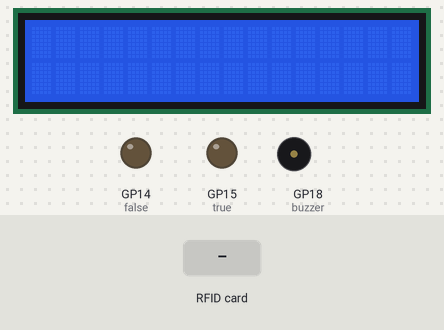
Bench run of a program on a simulated Raspberry Pi Pico running MicroPython. Parts: 16×2 character LCD, output pins drawn as LEDs (lit = HIGH), buzzer (waves = sounding). Dashed ring = blinking. Inputs (shaded band) come from the test bench. The interpreter's speed is modelled, so counts of loop turns are approximate; library files of the repository ran but are not shown: pico_i2c_lcd.py, mfrc522.py; pins used as bus, display or sensor lines are not drawn; what the program prints to the serial console is not drawn.

Above: at 1.2 s.
1.3 s: RFID card E3 08 87 34 held to the reader
At 3.7 s:
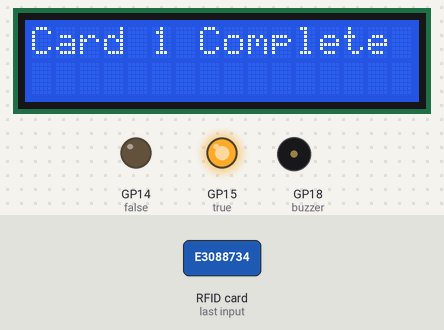
4.0 s: RFID card 4B FF F0 2D held to the reader
At 6.3 s:
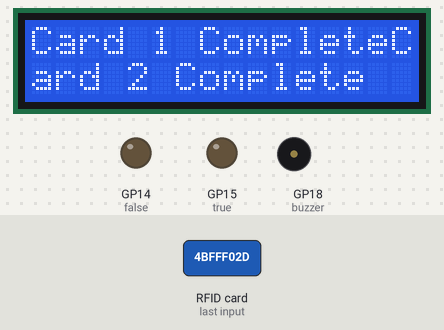
6.6 s: RFID card E3 08 87 34 held to the reader
At 9.0 s:
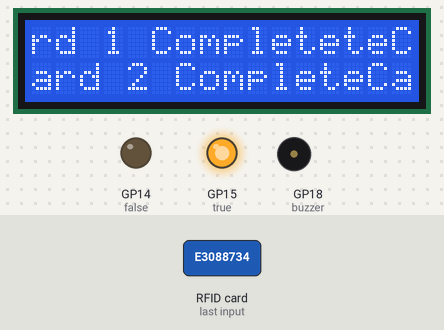
9.3 s: RFID card 4B FF F0 2D held to the reader
At 11.6 s:
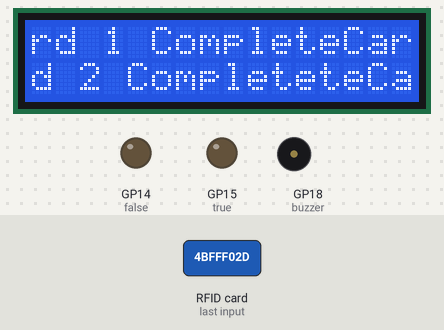
11.9 s: RFID card 5E 7A 19 C4 held to the reader
At 12.17 s:
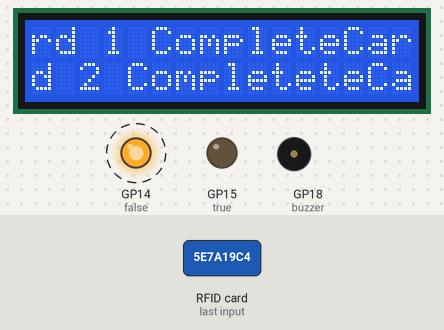
13.9 s: RFID card E3 08 87 34 held to the reader
At 16.8 s:
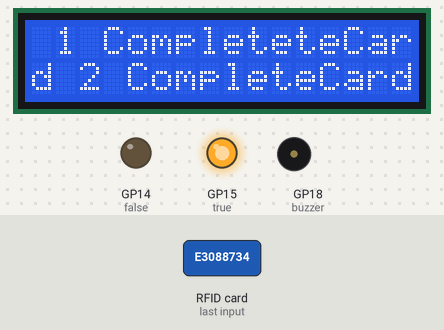
Timing chart, 0 to 17.6 s (numbered marks = the images above; inputs shaded):
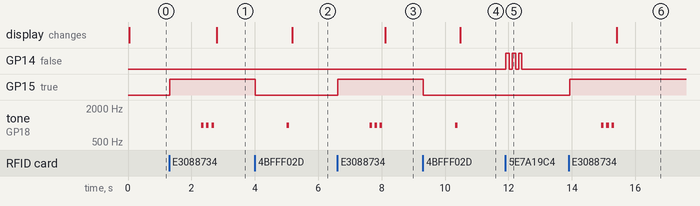

The program:

Key_Card_On_Site.py
```python
from machine import UART, Pin, PWM, I2C
from lcd_api import LcdApi
from pico_i2c_lcd import I2cLcd
import machine
import _thread
import time
import utime
from machine import I2C, Pin, SPI
from mfrc522 import MFRC522

I2C_ADDR     = 0x27
I2C_NUM_ROWS = 2
I2C_NUM_COLS = 16

i2c = I2C(0, sda=machine.Pin(12), scl=machine.Pin(13), freq=400000)
lcd = I2cLcd(i2c, I2C_ADDR, I2C_NUM_ROWS, I2C_NUM_COLS)

true = Pin(15, Pin.OUT)
false = Pin(14, Pin.OUT)
sck = Pin(6, Pin.OUT)
mosi = Pin(7, Pin.OUT)
miso = Pin(4, Pin.OUT)
sda = Pin(5, Pin.OUT)
rst = Pin(22, Pin.OUT)
spi = SPI(0, baudrate=100000, polarity=0, phase=0, sck=sck, mosi=mosi, miso=miso)
card1 = "0xe3088734"
card2 = "0x4bfff02d"
buzzer =PWM(Pin(18))

def card_1():
    lcd.putstr('Card 1 Complete')
    print('Card 1 Complete')

def card_2():
    lcd.putstr('Card 2 Complete')
    print('Card 2 Complete')

def pippip_card1():
    for i in range(3):
        buzzer.duty_u16(800000)
        utime.sleep_ms(80)
        buzzer.duty_u16(0)
        utime.sleep_ms(80)

def pippip_card2():
    for i in range(1):
        buzzer.duty_u16(800000)
        utime.sleep_ms(80)
        buzzer.duty_u16(0)
        utime.sleep_ms(80)

def card_scan():
    rdr = MFRC522(spi, sda, rst)
    (stat, tag_type) = rdr.request(rdr.REQIDL)
    if stat == rdr.OK:
        (stat, raw_uid) = rdr.anticoll()
        if stat == rdr.OK:
            uid = ("0x%02x%02x%02x%02x" % (raw_uid[0], raw_uid[1], raw_uid[2], raw_uid[3]))
            print(uid)
            if uid == card1:
                true.toggle()
                time.sleep(1)
                pippip_card1()
                card_1()
            elif uid == card2:
                true.toggle()
                time.sleep(1)
                pippip_card2()
                card_2()
            else:
                false.value(1)
                time.sleep(0.1)
                false.value(0)
                time.sleep(0.1)
                false.value(1)
                time.sleep(0.1)
                false.value(0)
                time.sleep(0.1)
                false.value(1)
                time.sleep(0.1)
                false.value(0)
                time.sleep(1)


while True:
    card_scan()

        
```

Measured:
- after the input at 1.3 s, GP15 (true): LOW → HIGH at once; tone on GP18 (buzzer): alternates 1000 Hz for 0.08 s and silent for 0.08 s, 6 changes in all, then stays silent, starting after 1.0 s; the display: changes after 1.5 s (image 1)
- after the input at 4.0 s, GP15 (true): HIGH → LOW at once; tone on GP18 (buzzer): silent → 1000 Hz after 1.0 s, → silent 0.08 s later; the display: changes after 1.2 s (image 2)
- after the input at 6.6 s, GP15 (true): LOW → HIGH at once; tone on GP18 (buzzer): alternates 1000 Hz for 0.08 s and silent for 0.08 s, 6 changes in all, then stays silent, starting after 1.0 s; the display: changes after 1.5 s (image 3)
- after the input at 9.3 s, GP15 (true): HIGH → LOW at once; tone on GP18 (buzzer): silent → 1000 Hz after 1.0 s, → silent 0.08 s later; the display: changes after 1.2 s (image 4)
- after the input at 11.9 s, GP14 (false): alternates HIGH for 0.10 s and LOW for 0.10 s, 6 changes in all, then stays LOW, starting at once
- after the input at 13.9 s, GP15 (true): LOW → HIGH at once; tone on GP18 (buzzer): alternates 1000 Hz for 0.08 s and silent for 0.08 s, 6 changes in all, then stays silent, starting after 1.0 s; the display: changes after 1.5 s (image 6)
